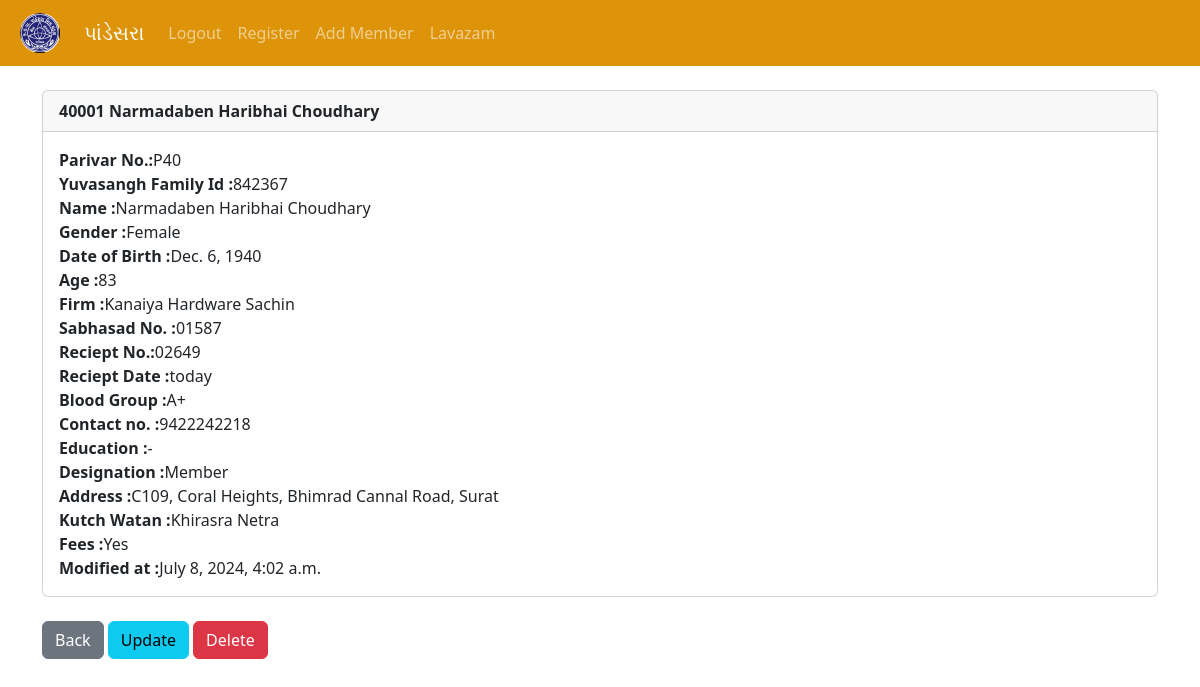
Page /record/40001 (signed in) on the committed database.
### PandesaraMMApp/models.py (models this page shows, shortened)
class Record(models.Model):
    created_at = models.DateTimeField(auto_now_add=True)
    id_no = models.CharField(max_length = 10,primary_key =True)
    parivar_no = models.CharField(max_length=10)
    family_id = models.CharField(max_length = 10,null=True)
    name = models.CharField(max_length=100)
    gender = models.CharField(max_length=15)
    dob = models.DateField()
    age = models.IntegerField()
    firm = models.CharField(max_length=500)
    blood_group = models.CharField(max_length=5)
    contact_no = models.CharField(max_length = 10)
    education = models.CharField(max_length = 100)
    address = models.CharField(max_length = 500)
    fees = models.CharField(max_length = 5)
    designation = models.CharField(max_length=100)
    sabhasad_no = models.CharField(max_length=10,null=True)
    reciept_no = models.CharField(max_length=10,null=True)
    reciept_date = models.CharField(max_length=20,null=True)
    kutch_watan = models.CharField(max_length=100)

### PandesaraMMApp/views.py (the view)
# urls.py: path('record/<int:pk>',views.member_record, name='record'),
def member_record(request, pk):
    if request.user.is_authenticated:
        member_record = Record.objects.get(id_no = pk)
        def age_calculator(birthdate):
            today = datetime.date.today()
            age = (today - birthdate) // datetime.timedelta(days=365.2425)
            return age
        birthdate = member_record.dob
        calculated_age = age_calculator(birthdate)
        member_record.age = calculated_age
        member_record.save()
        return render(request, 'record.html', {'member_record':member_record})
    else:
        messages.success(request, 'You must be logged in to view that page!!!')
        return redirect('home')

### PandesaraMMApp/templates/record.html
{% extends "base.html" %}
{% block content %}
<div class="card">
    <div class="card-header">
        <strong>{{ member_record.id_no }} {{ member_record.name }} </strong>
    </div>
    <div class="card-body">
    <p class="card-text">
        <strong>Parivar No.:</strong>{{ member_record.parivar_no }}<br/>
        <strong>Yuvasangh Family Id :</strong>{{ member_record.family_id }}<br/>
        <strong>Name :</strong>{{ member_record.name }}<br/>
        <strong>Gender :</strong>{{ member_record.gender}}<br/>
        <strong>Date of Birth :</strong>{{ member_record.dob }}<br/>
        <strong>Age :</strong>{{ member_record.age }}<br/>
        <strong>Firm :</strong>{{ member_record.firm }}<br/>
        <strong>Sabhasad No. :</strong>{{ member_record.sabhasad_no }}<br/>
        <strong>Reciept No.:</strong>{{ member_record.reciept_no }}<br/>
        <strong>Reciept Date :</strong>{{ member_record.reciept_date }}<br/>
        <strong>Blood Group :</strong>{{ member_record.blood_group }}<br/>
        <strong>Contact no. :</strong>{{ member_record.contact_no}}<br/>
        <strong>Education :</strong>{{ member_record.education }}<br/>
        <strong>Designation :</strong>{{ member_record.designation }}<br/>
        <strong>Address :</strong>{{ member_record.address }}<br/>
        <strong>Kutch Watan :</strong>{{ member_record.kutch_watan }}<br/>
        <strong>Fees :</strong>{{ member_record.fees }}<br/>
        <strong>Modified at :</strong>{{ member_record.created_at }}<br/>
    </p>
    </div>
</div>
<br>
<a href="{% url 'home' %}" class="btn btn-secondary">Back</a>
<a href="{% url 'update_record' member_record.id_no %}" class="btn btn-info">Update</a>
<a href="{% url 'delete_record' member_record.id_no %}" class="btn btn-danger">Delete</a>
{% endblock %}

### PandesaraMMApp/templates/base.html (shortened to what this page needs)
<!doctype html>
<html lang="en">
  <head>
    <link href="https://cdn.jsdelivr.net/npm/bootstrap@5.3.2/dist/css/bootstrap.min.css" rel="stylesheet">
  </head>
  <body>
    {% include 'navbar.html' %}
    <div class="container">
        <br>
    {% block content %}
    {% endblock %}
    </div>
  </body>
</html>

### PandesaraMMApp/templates/navbar.html (shortened to what this page needs)
<nav class="navbar navbar-expand-lg navbar-dark" style="background-color: #dd9409">
  <div class="container-fluid" >
    <ul class="navbar-nav me-auto mb-2 mb-lg-0" >
      <li class="nav-link navbar-brand" >
      {% load static %}
    <div>
      <img src="{% static '/images/pandesarammlogo.jpeg' %}" class="rounded-circle" width=40 height =40>
    </div>
  </li>
</ul>
      <a class="navbar-brand" href="{% url 'home' %}">પાંડેસરા</a>
      <div class="collapse navbar-collapse" id="navbarSupportedContent">
        <ul class="navbar-nav me-auto mb-2 mb-lg-0" >
          {% if user.is_authenticated %}
          <li class="nav-item" >
            <a class="nav-link" href="{% url 'logout' %}">Logout</a>
          </li>
          <li class="nav-item">
            <a class="nav-link" href="{% url 'register' %}">Register</a>
          </li>
          <li>
            <a class="nav-link" href="{% url 'add_record' %}">Add Member</a>
          </li>
          <li>
            <a class="nav-link" href="{% url 'lavazam' %}">Lavazam</a>
          </li>
          {% else %}
          <li class="nav-item">
            <a class="nav-link" href="{% url 'home' %}">Login</a>
          </li>
          {% endif %}
        </ul>
      </div>
    </div>
  </nav>

### rows in the picture
Record: id_no "40001", name "Narmadaben Haribhai Choudhary", parivar_no "P40", family_id "842367", gender "Female", dob "Dec. 6, 1940", age "83", firm "Kanaiya Hardware Sachin", sabhasad_no "01587", reciept_no "02649", reciept_date "today", blood_group "A+", contact_no "9422242218", education "-", designation "Member", address "C109, Coral Heights, Bhimrad Cannal Road, Surat", kutch_watan "Khirasra Netra", fees "Yes", created_at "July 8, 2024, 4:02 a.m."
